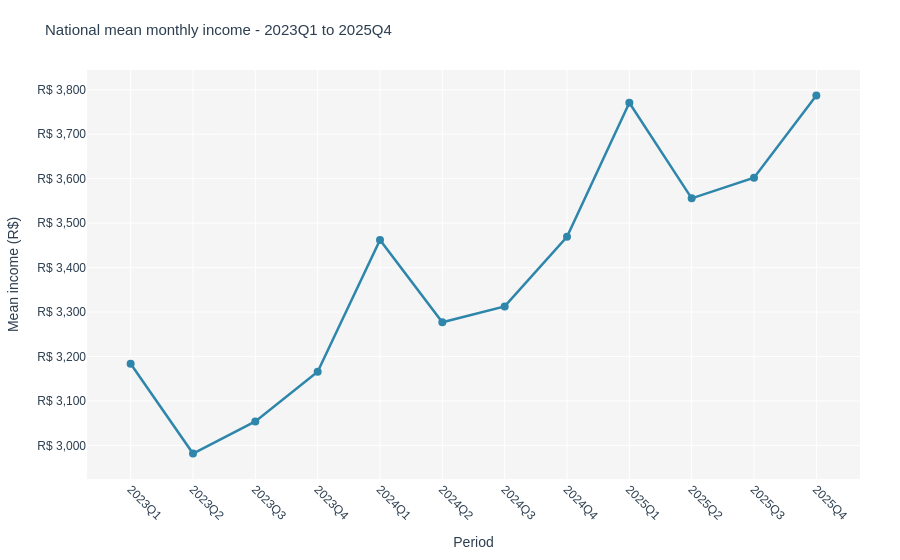

This figure's notebook cell:
### Markdown cell above
---
# Part 1 - Labor Market Overview
### 1.1 National mean income trend

### Code cell
fig1 = px.line(
    nat_income.sort_values('period'),
    x='period', y='mean_income', markers=True,
    title='National mean monthly income - 2023Q1 to 2025Q4',
    labels={'period': 'Period', 'mean_income': 'Mean income (R$)'},
    color_discrete_sequence=[BLUE],
)
fig1.update_traces(line_width=2.5, marker_size=8,
    hovertemplate='<b>%{x}</b><br>Mean income: R$ %{y:,.0f}<extra></extra>')
fig1.update_layout(**BASE_LAYOUT)
fig1.update_xaxes(tickangle=45)
fig1.update_yaxes(tickprefix='R$ ', tickformat=',.0f')
fig1.show()

### Figure 1 — Plotly figure (JSON) as saved in the notebook; plotly's stock layout.template omitted (floating-point values rounded to 4 significant figures)
{"data": [{"hovertemplate": "<b>%{x}</b><br>Mean income: R$ %{y:,.0f}<extra></extra>", "legendgroup": "", "line": {"color": "#2E86AB", "dash": "solid", "width": 2.5}, "marker": {"size": 8, "symbol": "circle"}, "mode": "lines+markers", "name": "", "orientation": "v", "showlegend": false, "type": "scatter", "x": ["2023Q1", "2023Q2", "2023Q3", "2023Q4", "2024Q1", "2024Q2", "2024Q3", "2024Q4", "2025Q1", "2025Q2", "2025Q3", "2025Q4"], "xaxis": "x", "y": [3184.0, 2982.0, 3054.0, 3166.0, 3462.0, 3277.0, 3313.0, 3469.0, 3771.0, 3556.0, 3602.0, 3787.0], "yaxis": "y"}], "layout": {"autosize": true, "font": {"color": "#2C3E50", "family": "Arial"}, "hoverlabel": {"bgcolor": "white", "font": {"size": 12}}, "legend": {"orientation": "h", "tracegroupgap": 0, "y": -0.25, "yanchor": "bottom"}, "margin": {"b": 60, "l": 60, "r": 40, "t": 70}, "paper_bgcolor": "white", "plot_bgcolor": "#F5F5F5", "title": {"font": {"color": "#2C3E50", "size": 15}, "text": "National mean monthly income - 2023Q1 to 2025Q4"}, "xaxis": {"anchor": "y", "autorange": true, "domain": [0, 1], "range": [-0.6815, 11.68], "tickangle": 45, "title": {"text": "Period"}, "type": "category"}, "yaxis": {"anchor": "x", "autorange": true, "domain": [0, 1], "range": [2912.0, 3857.0], "tickformat": ",.0f", "tickprefix": "R$ ", "title": {"text": "Mean income (R$)"}, "type": "linear"}}}
